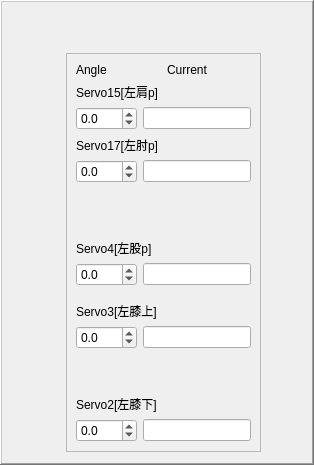
      <widget class="QFrame" name="frame_6">
       <property name="sizePolicy">
        <sizepolicy hsizetype="Preferred" vsizetype="Minimum">
         <horstretch>0</horstretch>
         <verstretch>0</verstretch>
        </sizepolicy>
       </property>
       <property name="frameShape">
        <enum>QFrame::WinPanel</enum>
       </property>
       <property name="frameShadow">
        <enum>QFrame::Raised</enum>
       </property>
       <layout class="QGridLayout" name="gridLayout_5">
        <item row="1" column="0">
         <spacer name="horizontalSpacer_7">
          <property name="orientation">
           <enum>Qt::Horizontal</enum>
          </property>
          <property name="sizeHint" stdset="0">
           <size>
            <width>40</width>
            <height>20</height>
           </size>
          </property>
         </spacer>
        </item>
        <item row="1" column="3">
         <spacer name="horizontalSpacer_8">
          <property name="orientation">
           <enum>Qt::Horizontal</enum>
          </property>
          <property name="sizeHint" stdset="0">
           <size>
            <width>40</width>
            <height>20</height>
           </size>
          </property>
         </spacer>
        </item>
        <item row="1" column="2">
         <widget class="QFrame" name="frame_9">
          <property name="sizePolicy">
           <sizepolicy hsizetype="Maximum" vsizetype="Minimum">
            <horstretch>0</horstretch>
            <verstretch>0</verstretch>
           </sizepolicy>
          </property>
          <property name="frameShape">
           <enum>QFrame::StyledPanel</enum>
          </property>
          <property name="frameShadow">
           <enum>QFrame::Plain</enum>
          </property>
          <layout class="QVBoxLayout" name="verticalLayout_4">
           <item>
            <layout class="QHBoxLayout" name="horizontalLayout_12">
             <item>
              <widget class="QLabel" name="label_24">
               <property name="sizePolicy">
                <sizepolicy hsizetype="Minimum" vsizetype="Minimum">
                 <horstretch>0</horstretch>
                 <verstretch>0</verstretch>
                </sizepolicy>
               </property>
               <property name="text">
                <string>Angle</string>
               </property>
              </widget>
             </item>
             <item>
              <widget class="QLabel" name="label_25">
               <property name="sizePolicy">
                <sizepolicy hsizetype="Minimum" vsizetype="Minimum">
                 <horstretch>0</horstretch>
                 <verstretch>0</verstretch>
                </sizepolicy>
               </property>
               <property name="text">
                <string>Current</string>
               </property>
              </widget>
             </item>
            </layout>
           </item>
           <item>
            <widget class="QLabel" name="label_26">
             <property name="text">
              <string>Servo15[左肩p]</string>
             </property>
            </widget>
           </item>
           <item>
            <layout class="QHBoxLayout" name="horizontalLayout_13">
             <item>
              <widget class="QDoubleSpinBox" name="doubleServo15">
               <property name="sizePolicy">
                <sizepolicy hsizetype="Minimum" vsizetype="Minimum">
                 <horstretch>0</horstretch>
                 <verstretch>0</verstretch>
                </sizepolicy>
               </property>
               <property name="readOnly">
                <bool>false</bool>
               </property>
               <property name="decimals">
                <number>1</number>
               </property>
               <property name="minimum">
                <double>-150.000000000000000</double>
               </property>
               <property name="maximum">
                <double>150.000000000000000</double>
               </property>
               <property name="singleStep">
                <double>1.000000000000000</double>
               </property>
              </widget>
             </item>
             <item>
              <widget class="QLineEdit" name="lineServo15">
               <property name="sizePolicy">
                <sizepolicy hsizetype="Preferred" vsizetype="Fixed">
                 <horstretch>0</horstretch>
                 <verstretch>0</verstretch>
                </sizepolicy>
               </property>
               <property name="readOnly">
                <bool>true</bool>
               </property>
              </widget>
             </item>
            </layout>
           </item>
           <item>
            <widget class="QLabel" name="label_55">
             <property name="text">
              <string>Servo17[左肘p]</string>
             </property>
            </widget>
           </item>
           <item>
            <layout class="QHBoxLayout" name="horizontalLayout_50">
             <item>
              <widget class="QDoubleSpinBox" name="doubleServo17">
               <property name="decimals">
                <number>1</number>
               </property>
               <property name="minimum">
                <double>-150.000000000000000</double>
               </property>
               <property name="maximum">
                <double>150.000000000000000</double>
               </property>
              </widget>
             </item>
             <item>
              <widget class="QLineEdit" name="lineServo17">
               <property name="readOnly">
                <bool>true</bool>
               </property>
              </widget>
             </item>
            </layout>
           </item>
           <item>
            <spacer name="verticalSpacer_8">
             <property name="orientation">
              <enum>Qt::Vertical</enum>
             </property>
             <property name="sizeHint" stdset="0">
              <size>
               <width>20</width>
               <height>50</height>
              </size>
             </property>
            </spacer>
           </item>
           <item>
            <widget class="QLabel" name="label_27">
             <property name="text">
              <string>Servo4[左股p]</string>
             </property>
            </widget>
           </item>
           <item>
            <layout class="QHBoxLayout" name="horizontalLayout_14">
             <item>
              <widget class="QDoubleSpinBox" name="doubleServo4">
               <property name="sizePolicy">
                <sizepolicy hsizetype="Minimum" vsizetype="Minimum">
                 <horstretch>0</horstretch>
                 <verstretch>0</verstretch>
                </sizepolicy>
               </property>
               <property name="readOnly">
                <bool>false</bool>
               </property>
               <property name="decimals">
                <number>1</number>
               </property>
               <property name="minimum">
                <double>-150.000000000000000</double>
               </property>
               <property name="maximum">
                <double>150.000000000000000</double>
               </property>
               <property name="singleStep">
                <double>1.000000000000000</double>
               </property>
              </widget>
             </item>
             <item>
              <widget class="QLineEdit" name="lineServo4">
               <property name="sizePolicy">
                <sizepolicy hsizetype="Preferred" vsizetype="Fixed">
                 <horstretch>0</horstretch>
                 <verstretch>0</verstretch>
                </sizepolicy>
               </property>
               <property name="readOnly">
                <bool>true</bool>
               </property>
              </widget>
             </item>
            </layout>
           </item>
           <item>
            <spacer name="verticalSpacer_13">
             <property name="orientation">
              <enum>Qt::Vertical</enum>
             </property>
             <property name="sizeHint" stdset="0">
              <size>
               <width>20</width>
               <height>10</height>
              </size>
             </property>
            </spacer>
           </item>
           <item>
            <widget class="QLabel" name="label_28">
             <property name="text">
              <string>Servo3[左膝上]</string>
             </property>
            </widget>
           </item>
           <item>
            <layout class="QHBoxLayout" name="horizontalLayout_15">
             <item>
              <widget class="QDoubleSpinBox" name="doubleServo3">
               <property name="sizePolicy">
                <sizepolicy hsizetype="Minimum" vsizetype="Minimum">
                 <horstretch>0</horstretch>
                 <verstretch>0</verstretch>
                </sizepolicy>
               </property>
               <property name="readOnly">
                <bool>false</bool>
               </property>
               <property name="decimals">
                <number>1</number>
               </property>
               <property name="minimum">
                <double>-150.000000000000000</double>
               </property>
               <property name="maximum">
                <double>150.000000000000000</double>
               </property>
               <property name="singleStep">
                <double>1.000000000000000</double>
               </property>
              </widget>
             </item>
             <item>
              <widget class="QLineEdit" name="lineServo3">
               <property name="sizePolicy">
                <sizepolicy hsizetype="Preferred" vsizetype="Fixed">
                 <horstretch>0</horstretch>
                 <verstretch>0</verstretch>
                </sizepolicy>
               </property>
               <property name="readOnly">
                <bool>true</bool>
               </property>
              </widget>
             </item>
            </layout>
           </item>
           <item>
            <spacer name="verticalSpacer_9">
             <property name="orientation">
              <enum>Qt::Vertical</enum>
             </property>
             <property name="sizeHint" stdset="0">
              <size>
               <width>20</width>
               <height>40</height>
              </size>
             </property>
            </spacer>
           </item>
           <item>
            <widget class="QLabel" name="label_33">
             <property name="text">
              <string>Servo2[左膝下]</string>
             </property>
            </widget>
           </item>
           <item>
            <layout class="QHBoxLayout" name="horizontalLayout_16">
             <item>
              <widget class="QDoubleSpinBox" name="doubleServo2">
               <property name="sizePolicy">
                <sizepolicy hsizetype="Minimum" vsizetype="Minimum">
                 <horstretch>0</horstretch>
                 <verstretch>0</verstretch>
                </sizepolicy>
               </property>
               <property name="readOnly">
                <bool>false</bool>
               </property>
               <property name="decimals">
                <number>1</number>
               </property>
               <property name="minimum">
                <double>-150.000000000000000</double>
               </property>
               <property name="maximum">
                <double>150.000000000000000</double>
               </property>
               <property name="singleStep">
                <double>1.000000000000000</double>
               </property>
              </widget>
             </item>
             <item>
              <widget class="QLineEdit" name="lineServo2">
               <property name="sizePolicy">
                <sizepolicy hsizetype="Preferred" vsizetype="Fixed">
                 <horstretch>0</horstretch>
                 <verstretch>0</verstretch>
                </sizepolicy>
               </property>
               <property name="readOnly">
                <bool>true</bool>
               </property>
              </widget>
             </item>
            </layout>
           </item>
          </layout>
         </widget>
        </item>
        <item row="1" column="1">
         <widget class="QLabel" name="label_31">
          <property name="sizePolicy">
           <sizepolicy hsizetype="Fixed" vsizetype="Minimum">
            <horstretch>0</horstretch>
            <verstretch>0</verstretch>
           </sizepolicy>
          </property>
          <property name="minimumSize">
           <size>
            <width>0</width>
            <height>0</height>
           </size>
          </property>
          <property name="text">
           <string/>
          </property>
          <property name="pixmap">
           <pixmap>right.jpg</pixmap>
          </property>
         </widget>
        </item>
        <item row="0" column="2">
         <spacer name="verticalSpacer_12">
          <property name="orientation">
           <enum>Qt::Vertical</enum>
          </property>
          <property name="sizeHint" stdset="0">
           <size>
            <width>20</width>
            <height>40</height>
           </size>
          </property>
         </spacer>
        </item>
       </layout>
      </widget>
